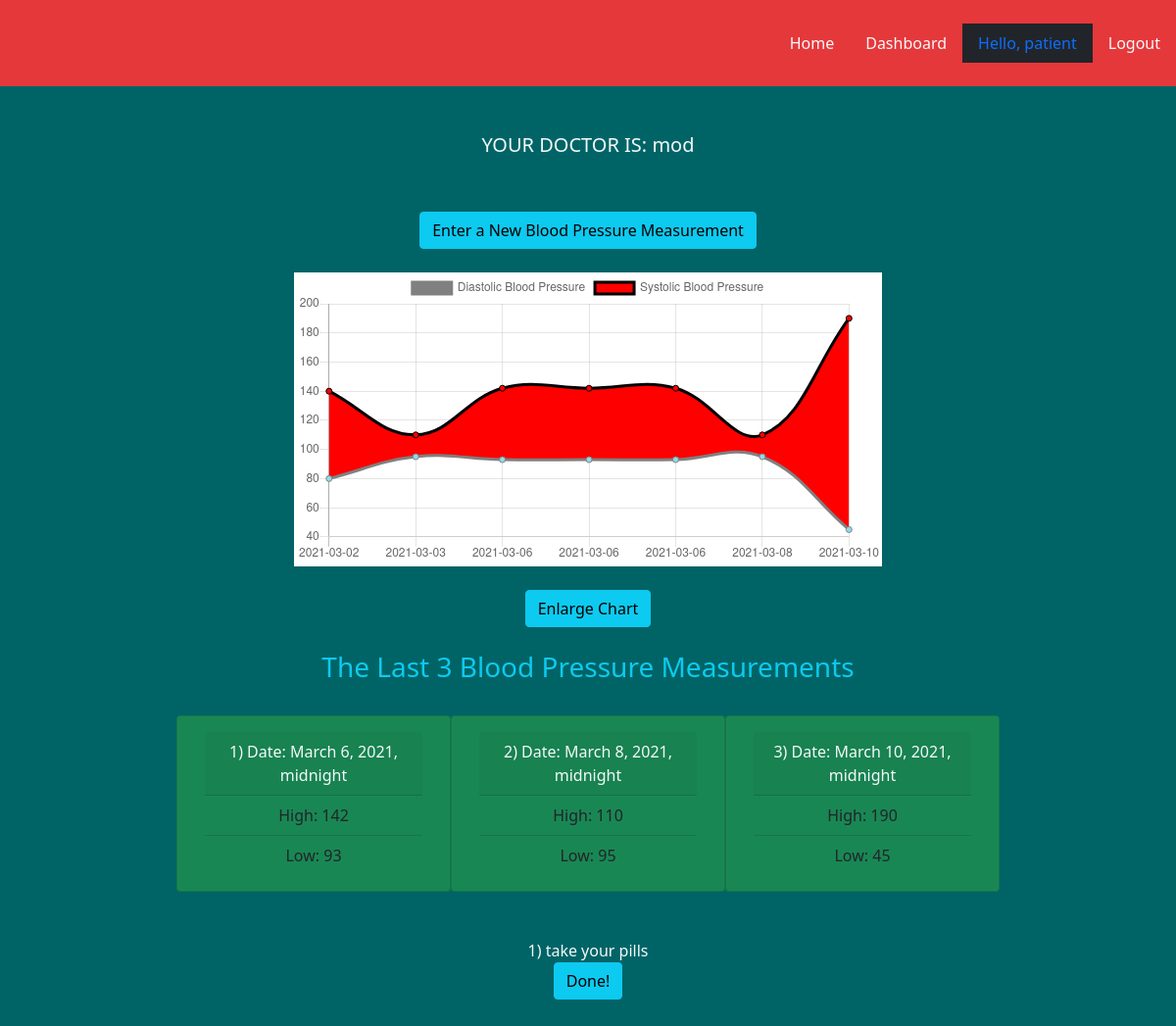
/doctorpatient/dashboard/ (signed in), run on an earlier commit of the app's database.
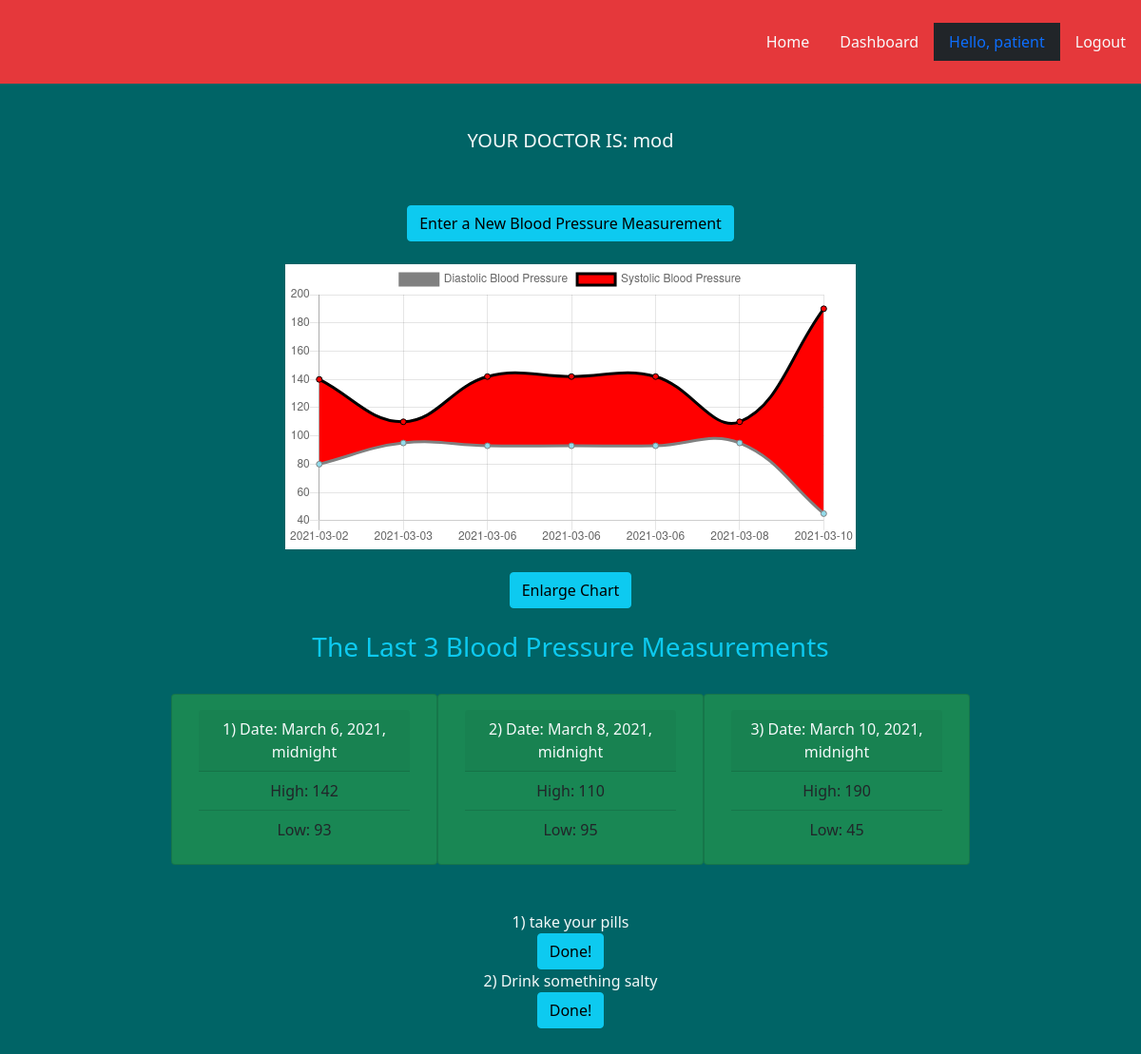
And on a later commit of the database.
### input/models.py (models this page shows)
class UserInput(models.Model):
    current_date = models.DateTimeField(default=timezone.now)
    high_blood_pressure = models.IntegerField()
    low_blood_pressure = models.IntegerField()
    user = models.ForeignKey(User, on_delete=models.CASCADE, related_name="author", null=True)

### doctorpatient/models.py (models this page shows)
class Suggestion(models.Model):
    user = models.ForeignKey(User, on_delete=models.CASCADE, null=False, blank=True)
    suggestion = models.CharField(max_length=10000, null=False, blank=True)
    isRead = models.BooleanField(null=False, default=False)
    objects = models.Manager()

### doctorpatient/views.py (the view)
# urls.py: path('dashboard/', views.dashboard, name='dashboard'),
def dashboard(request):
    isDoctor = False
    user = request.user
    userDoctor = Doctor.objects.all().filter(user__username__contains=user.username)
    userPatient = Patient.objects.all().filter(user__username__contains=user.username)
    if len(userDoctor) != 0:
        isDoctor = True
    elif len(userPatient) != 0:
        isDoctor = False
    else:
        return render(request, 'doctorpatient/registertypes.html')
    if isDoctor:
        patients = Patient.objects.all().filter(doctor__user__username__contains=user.username)
        context = {'patients':patients}
        return render(request, 'doctorpatient/doctordashboard.html', context)
    else:
        recordList = UserInput.objects.all().filter(user__username__contains=user.username)
        records = []
        if len(recordList) >= 3:
            for i in range(len(recordList)-3,len(recordList)):
                records.append(recordList[i])
        doctorName = userPatient[0].doctor.user.username
        suggestionList = Suggestion.objects.all().filter(user__username__contains=user.username)
        print(suggestionList)
        suggestions = []
        if len(suggestionList) > 0:
            for i in suggestionList:
                print("i is: ", i)
                suggestions.append(i)
        user_data = UserInput.objects.all().filter(user__username__contains=user.username)
        dates = []
        sys = []
        dia = []
        for data_point in user_data:
            sys.append(str(data_point.high_blood_pressure))
            dia.append(str(data_point.low_blood_pressure))
            dates.append(str(data_point.current_date)[:10])
        print(suggestions)
        context = {'doctorName':doctorName, 'records':records, 'labels' : dates,'dia_data': dia,'sys_data': sys, 'isDoctor': False, 'suggestions':suggestions}
        return render(request, 'doctorpatient/patientdashboard.html', context)

### templates/doctorpatient/patientdashboard.html (shortened to what this page needs)
{% extends 'users/base.html' %}
{% block body %}
    <div class="bg-4">
        <div class="form-wrapper">
            <br>
            <br>
            <h5>YOUR DOCTOR IS: {{doctorName}}</h5>
            <br>
            <br>
            <div id="newUserInput">
                <a class="btn btn-info" href="{% url 'user_input' %}">Enter a New Blood Pressure Measurement</a>
            </div>
            <br>
            <div class="bg-white">
                <canvas class="bg-0" id="myChart"></canvas>
            </div>
            <br>
            <div id="seeChart">
                <a class="btn btn-info" href="{% url 'line-chart' %}">Enlarge Chart</a>
            </div>
            <br>
            <h3 class="main-title text-info">The Last 3 Blood Pressure Measurements</h3>
        </div>
        <br>
        <div class="form-wrapper-70">
            <div class="container">
                <div class="row">
                    {% for r in records %}
                    <div class="card bg-success col" style="width: 18rem;">
                        <div class="card-body bg-success">
                        <div class="card-header">{{forloop.counter}}) Date: {{r.current_date}}</div>
                        <ul class = "list-group list-group-flush bg-success">
                            <li class="list-group-item bg-success">High: {{r.high_blood_pressure}}</li>
                            <li class="list-group-item bg-success">Low: {{r.low_blood_pressure}}</li>
                        </ul>
                        </div>
                    </div>
                    {% endfor %}
                </div>
            </div>
            <br>
            <br>
        </div>
        {% if not isDoctor %}
            <div class="form-wrapper-70">
                {% for s in suggestions %}
                    <p> {{forloop.counter}}) {{s.suggestion}} </p>
                    <form method="POST">
                        <input type="submit" value="Done!" class="btn btn-info"></p>
                    </form>
                {% endfor %}
                <br>
            </div>
            <br>
        {% endif %}
    </div>
    <script>
    var ctx = document.getElementById('myChart').getContext('2d');
        var chart = new Chart(ctx, {
            // The type of chart we want to create
            type: 'line',
            // The data for our dataset
            data: {
                labels: {{ labels|safe }},
                datasets: [{                 // Chart parameters here!!!
                    label: 'Diastolic Blood Pressure',
                    fill: false,
                    backgroundColor: 'rgb(146,219,234)',
                    borderColor: 'rgb(128, 128, 128)',    //Line colour
                    data: {{ dia_data|safe }}
                },{
                    label: 'Systolic Blood Pressure',
                    fill: '-1',
                    backgroundColor: 'rgb(255,0,0)',
                    borderColor: 'rgb(0, 0, 0)',
                    data: {{ sys_data|safe }}
                }]
            },
            // Configuration options go here
            options: {
            }
        });
    </script>
{% endblock %}

### templates/users/base.html (shortened to what this page needs)
{% load static %}
<!DOCTYPE html>
<html lang="en">
    <head>
        <link rel="stylesheet" type="text/css" href="{% static 'css/base.css' %}"/>
        <link href="https://cdn.jsdelivr.net/npm/bootstrap@5.0.0-beta2/dist/css/bootstrap.min.css" rel="stylesheet">
    </head>
    <body>
        <div class="page-container">
            <div class="content-wrap">
                <header>
                    <br>
                    <nav>
                        <ul class="nav justify-content-end">
                            <li class="nav-item"><a class="nav-link text-light" href="{% url 'index' %}">Home</a></li>
                            <li class="nav-item"><a class="nav-link text-light" href="{% url 'dashboard' %}">Dashboard</a></li>
                            <li class="nav-item"><a class="nav-link disabled text-primary bg-dark">Hello, {{request.user}}</a></li>
                            {% if request.user.is_authenticated %}
                                <li class="nav-item"><a class="nav-link text-light" href="{% url 'logoutUser' %}">Logout</a></li>
                            {% endif %}
                        </ul>
                    </nav>
                    <br>
                </header>
                {% block body %}
                {% endblock %}
            </div>
        </div>
    </body>
</html>

### statics/css/base.css (style rules this page uses)
p { margin: 0%!important; padding: 0%!important; }
header { background-color: #e5383b; }
.page-container { position: relative; min-height: 100vh; }
.form-wrapper { align-content: center; text-align: center; width: 50%; margin: auto; display: table; }
.form-wrapper-70 { align-content: center; text-align: center; width: 70%; margin: auto; display: table; }
.bg-4 { background-color: #006466; color: #F4F9F9; }
.bg-0 { background-color: white; }
.main-title { color: #80b918!; }

What changed in the data, as far as the page shows it:
added Suggestion: suggestion "Drink something salty"
